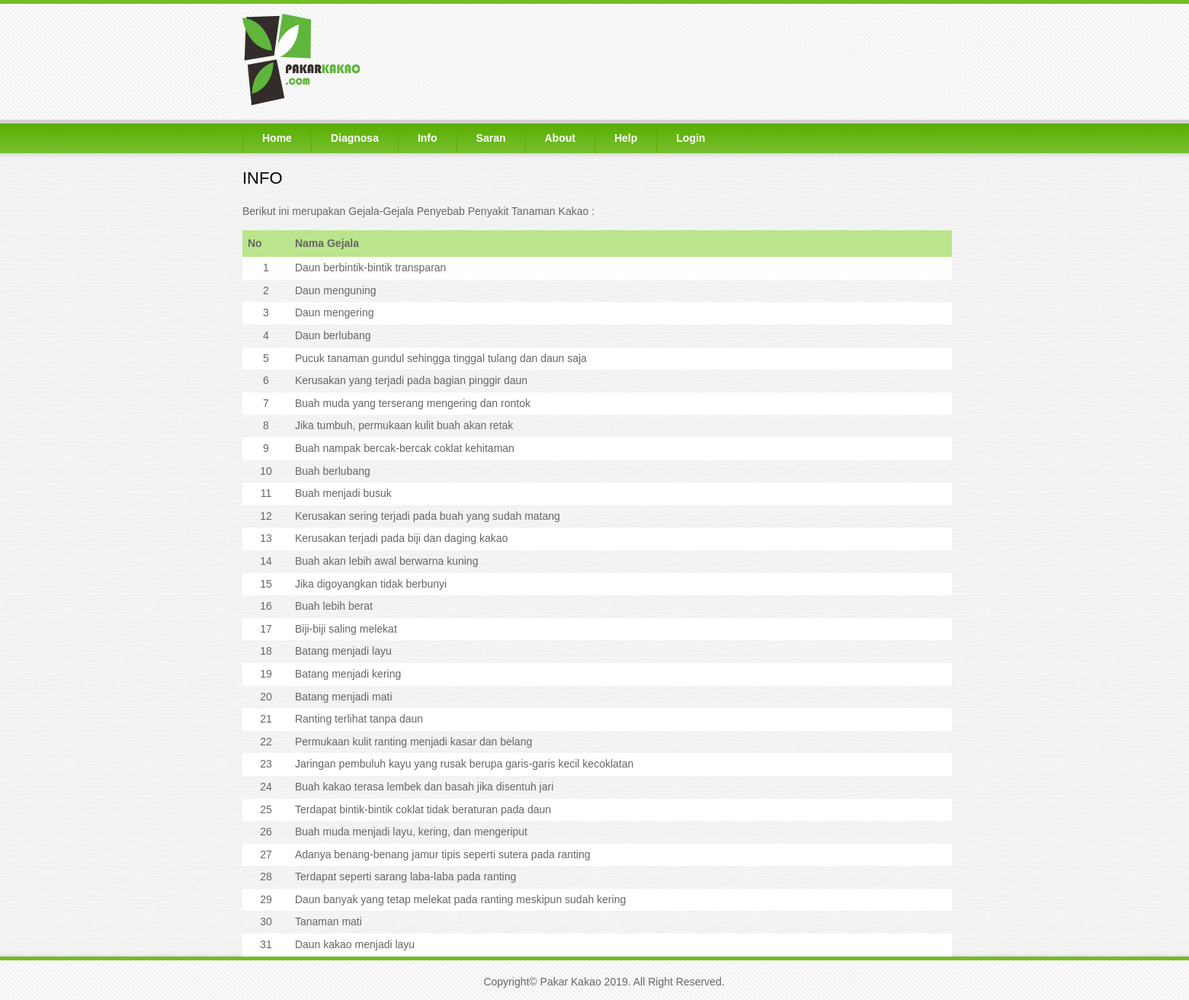
Screenshot of /Info.php with the database file from the repository.
### tables this page shows
CREATE TABLE `gejala` (
  `idGejala` int(11) NOT NULL,
  `Gejala` varchar(500) NOT NULL
);

### Info.php (the view, shortened to what this page needs)
<!doctype html>
<html lang="en">
<head>
	<link rel="stylesheet" href="css/style.css">
	<link rel="stylesheet" href="css/custom.css">
	<link rel="stylesheet" href="css/flexslider.css" type="text/css" media="screen" />
	<link rel="stylesheet" href="css/touchTouch.css" />
</head>
<body>
  <div class="container">
    <header class="header clearfix">
		<div class="article clearfix">
			<div class="col_100 clearfix">
				<div class="logo"><img src="images/logo.png" /></div>
			</div>
		</div>
    </header>
	<div class="hero clearfix">
		<div class="col_100">
			<ul id="nav">
	           	<li><a href="index.php">Home</a></li>
				<li><a href="Diagnosa.php">Diagnosa</a></li>
	            <li><a href="info.php">Info</a>
	            <li><a href="saran.php">Saran</a>
				<li><a href="About.php">About</a>
				<li><a href="Help.php">Help</a>
	            <li><a href="admin/login.php">Login</a></li>
	        </ul>
		</div>
		<div class="clearfix"></div>
	</div>
	<article class="article clearfix">
			<div class="col_100">
				<h1>INFO</h1>
				<p>
				 Berikut ini merupakan Gejala-Gejala Penyebab Penyakit Tanaman Kakao :
				</p>
      <table class="table table-bordered">
              <tr>
                <th class="align-left">No</th>
                <th class="align-left">Nama Gejala</th>
              </tr>
         <?php
         $sql   = "SELECT * FROM Gejala ";
         $hasil = mysql_query($sql) or exit("Error query: <b>".$sql."</b>.");
         while($data = mysql_fetch_assoc($hasil)){
         ?>
            <tr>
               <td align="center"><?php echo $data['idGejala']; ?></td>
               <td><?php echo $data['Gejala']; ?></td>
            </tr>
         <?php
         }
         ?>
      </table>
			</div>
		</article>
    <footer class="footer clearfix">
		<div class="article">
		<br />
			<div align="center">Copyright&copy; Pakar Kakao 2019. All Right Reserved.</div>
		</div>
    </footer>
  </div>
</body>
</html>

### css/style.css (style rules this page uses)
.col_100 { width:98%; margin:0 2% 0 0; text-align: justify; }

### css/custom.css (style rules this page uses)
#nav, #nav ul { list-style: none outside none; margin: 0; padding: 0; }
#nav { border-bottom: 0px solid #333333; float: right; position: relative; width: 100%; }
#nav > li { float: left; margin-bottom: -6px; text-align: left; -moz-transition: all 500ms ease-in-out 0s; -ms-transition: all 500ms ease-in-out 0s; -o-transition: all 500ms ease-in-out 0s; -webkit-transition: all 500ms ease-in-out 0s; transition: all 500ms ease-in-out 0s; }
#nav li a { display: block; text-decoration: none; -moz-transition: color 350ms ease-in-out 0s, background-color 350ms ease-in-out 0s; -ms-transition: color 350ms ease-in-out 0s, background-color 350ms ease-in-out 0s; -o-transition: color 350ms ease-in-out 0s, background-color 350ms ease-in-out 0s; -webkit-transition: color 350ms ease-in-out 0s, background-color 350ms ease-in-out 0s; transition: color 350ms ease-in-out 0s, background-color 350ms ease-in-out 0s; white-space: normal; }
#nav > li > a { color: #ffffff; border-left:1px solid #58ae00; display: block; font-size: 1em; font-weight: bold; padding: 10px 25px; }

### css/skin.css (style rules this page uses)
html { height:100%; overflow-x:hidden; }
body { font-family:arial, sans-serif; color:#666666; background:url(../images/bg.jpg) #eeeeee; height:100%; }
a, a:visited { color:#58ae00; text-decoration: none; }
ul li, ol li { padding:0 0 0.4em 0; }
.container { max-width:1300px; margin:0 auto; }
.header { padding:1% 2% 1% 1%; border-bottom:5px solid #d1d1d1; position:relative; margin: 0 auto; width: 950px; background:url(../images/bg-header.png); border-top: 5px solid #71be22; }
.header:before { content:""; display:block!important; background:#ffffff; border-bottom:5px solid #d1d1d1; height:100%; width:6000px; position:absolute; left:-2000px; top:-5px; z-index:-1; background:url(../images/bg-header.png); border-top: 5px solid #71be22; }
.logo { display:inline-block; position: relative; }
.logo img { width: 100%; }
.hero { color:#fff; border-bottom:0px solid #fff; padding:0 0 0 2%; margin:0 auto; position:relative; width: 950px; background:#78be30; background:-webkit-linear-gradient(top, #58ae00, #78be30); background:-moz-linear-gradient(top, #58ae00, #78be30); background:-ms-linear-gradient(top, #58ae00, #78be30); background:-o-linear-gradient(top, #58ae00, #78be30); background:linear-gradient(top, #58ae00, #78be30); }
.hero:before { content:""; display:block!important; border-bottom:0px solid #fff; height:100%; width:6000px; position:absolute; left:-2000px; top:0; z-index:-1; background:#78be30; background:-webkit-linear-gradient(top, #58ae00, #78be30); background:-moz-linear-gradient(top, #58ae00, #78be30); background:-ms-linear-gradient(top, #58ae00, #78be30); background:-o-linear-gradient(top, #58ae00, #78be30); background:linear-gradient(top, #58ae00, #78be30); -webkit-box-shadow: #d8d8d8 0px 3px 5px; -moz-box-shadow: #d8d8d8 0px 3px 5px; box-shadow: #d8d8d8 0px 3px 5px; }
.article { padding:0 0 0 2%; width: 950px; margin: 0 auto; position:relative; }
.article:before { padding:0 2% 0 2%; width: 100%; margin: 0 auto; content:""; display:block!important; position:absolute; }
.footer { padding:0 1% 1% 0; color:#666; background:#fff; position:relative; width: 950px; margin: 0 auto; border-top: 5px solid #71be22; background:url(../images/bg-header.png); }
.footer:before { content:""; display:block!important; background:#fff; height:100%; width:6000px; position:absolute; left:-2000px; top:-5px; z-index:-1; background:url(../images/bg-header.png); border-top: 5px solid #71be22; -webkit-box-shadow: #d8d8d8 0px -1px 5px; -moz-box-shadow: #d8d8d8 0px -1px 5px; box-shadow: #d8d8d8 0px -1px 5px; }
h1, h2 { font-weight:normal; color:#010101; }
h1 { font-size:22px; }
.table { width:100%; }
.table th { padding:8px 7px; font-weight:bold; text-align:left; background: #bae58d; }
.table td { padding:5px 7px; }
.table tr:nth-child(even) { background:#fff; }
.table tr:last-child { border:0; }

### rows the page displays
gejala: idGejala "1", Gejala "Daun berbintik-bintik transparan"
gejala: idGejala "2", Gejala "Daun menguning"
gejala: idGejala "3", Gejala "Daun mengering"
gejala: idGejala "4", Gejala "Daun berlubang"
gejala: idGejala "5", Gejala "Pucuk tanaman gundul sehingga tinggal tulang dan daun saja"
gejala: idGejala "6", Gejala "Kerusakan yang terjadi pada bagian pinggir daun"
gejala: idGejala "7", Gejala "Buah muda yang terserang mengering dan rontok"
gejala: idGejala "8", Gejala "Jika tumbuh, permukaan kulit buah akan retak"
gejala: idGejala "9", Gejala "Buah nampak bercak-bercak coklat kehitaman"
gejala: idGejala "10", Gejala "Buah berlubang"
gejala: idGejala "11", Gejala "Buah menjadi busuk"
gejala: idGejala "12", Gejala "Kerusakan sering terjadi pada buah yang sudah matang"
gejala: idGejala "13", Gejala "Kerusakan terjadi pada biji dan daging kakao"
gejala: idGejala "14", Gejala "Buah akan lebih awal berwarna kuning"
gejala: idGejala "15", Gejala "Jika digoyangkan tidak berbunyi"
gejala: idGejala "16", Gejala "Buah lebih berat"
gejala: idGejala "17", Gejala "Biji-biji saling melekat"
gejala: idGejala "18", Gejala "Batang menjadi layu"
gejala: idGejala "19", Gejala "Batang menjadi kering"
gejala: idGejala "20", Gejala "Batang menjadi mati"
gejala: idGejala "21", Gejala "Ranting terlihat tanpa daun"
gejala: idGejala "22", Gejala "Permukaan kulit ranting menjadi kasar dan belang"
gejala: idGejala "23", Gejala "Jaringan pembuluh kayu yang rusak berupa garis-garis kecil kecoklatan"
gejala: idGejala "24", Gejala "Buah kakao terasa lembek dan basah jika disentuh jari"
gejala: idGejala "25", Gejala "Terdapat bintik-bintik coklat tidak beraturan pada daun"
gejala: idGejala "26", Gejala "Buah muda menjadi layu, kering, dan mengeriput"
gejala: idGejala "27", Gejala "Adanya benang-benang jamur tipis seperti sutera pada ranting"
gejala: idGejala "28", Gejala "Terdapat seperti sarang laba-laba pada ranting"
gejala: idGejala "29", Gejala "Daun banyak yang tetap melekat pada ranting meskipun sudah kering"
gejala: idGejala "30", Gejala "Tanaman mati"
gejala: idGejala "31", Gejala "Daun kakao menjadi layu"
